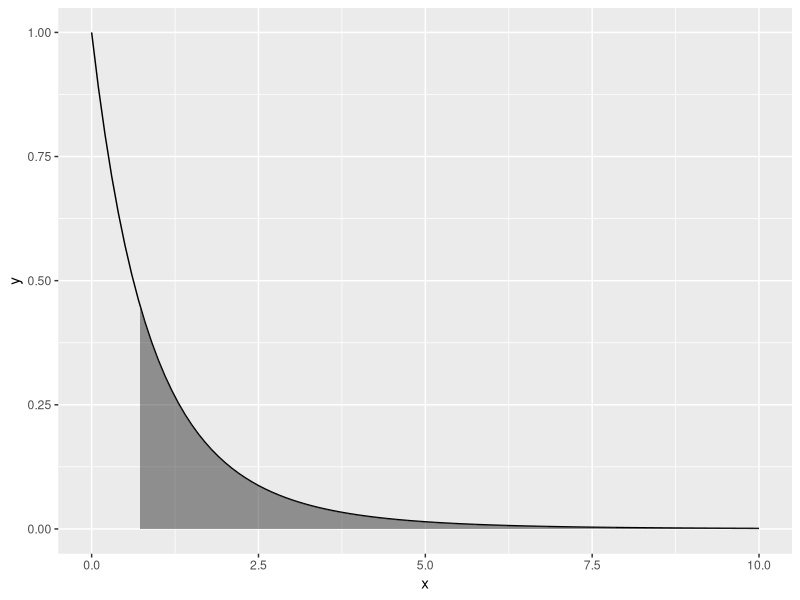

The R script that drew this image:
library(tidyverse)

# A one-way ANOVA(F-test for equal means) tests if population means from n groups of m samples each, are all the same.
# Assume each group is an independent normal sample drawn from distributions with possibly different means and the same variance.
# H0 all means are identical. HA not all means are identical
# Under the null distribution, W ~ F(n-1, n(m-1))

data <- c(2,4,1,5,3,
          3,4,6,1,4,
          2,1,3,3,5) %>% matrix(ncol=3)

m <- data %>% dim() %>% .[1]
n <- data %>% dim() %>% .[2]

group_means <- data %>% colMeans()
grand_mean <- group_means %>% mean()
group_var <- data %>% apply(MARGIN=2, FUN=var)

btwn_group_var <- m * group_means %>% var()
mean_within_group_var <- group_var %>% mean()

w <- btwn_group_var / mean_within_group_var
p <- pf(w, df1=n-1, df2=n*(m-1), lower.tail=FALSE)

tibble(x = c(0,10)) %>%
  ggplot(aes(x=x)) + 
  stat_function(fun= function(x) (df(x,df1=n-1, df2=n*(m-1)))) + 
  stat_function(fun= function(x) (df(x,df1=n-1, df2=n*(m-1))),
                xlim = c(10,p),
                geom = "area", alpha=0.5)

#alternatively using aov()
df <- tibble(
  procedure = c(rep("T1",5),rep("T2",5),rep("T3",5)),
  pain = data[1:15]
)
aov(pain~procedure, data=df) %>% summary()